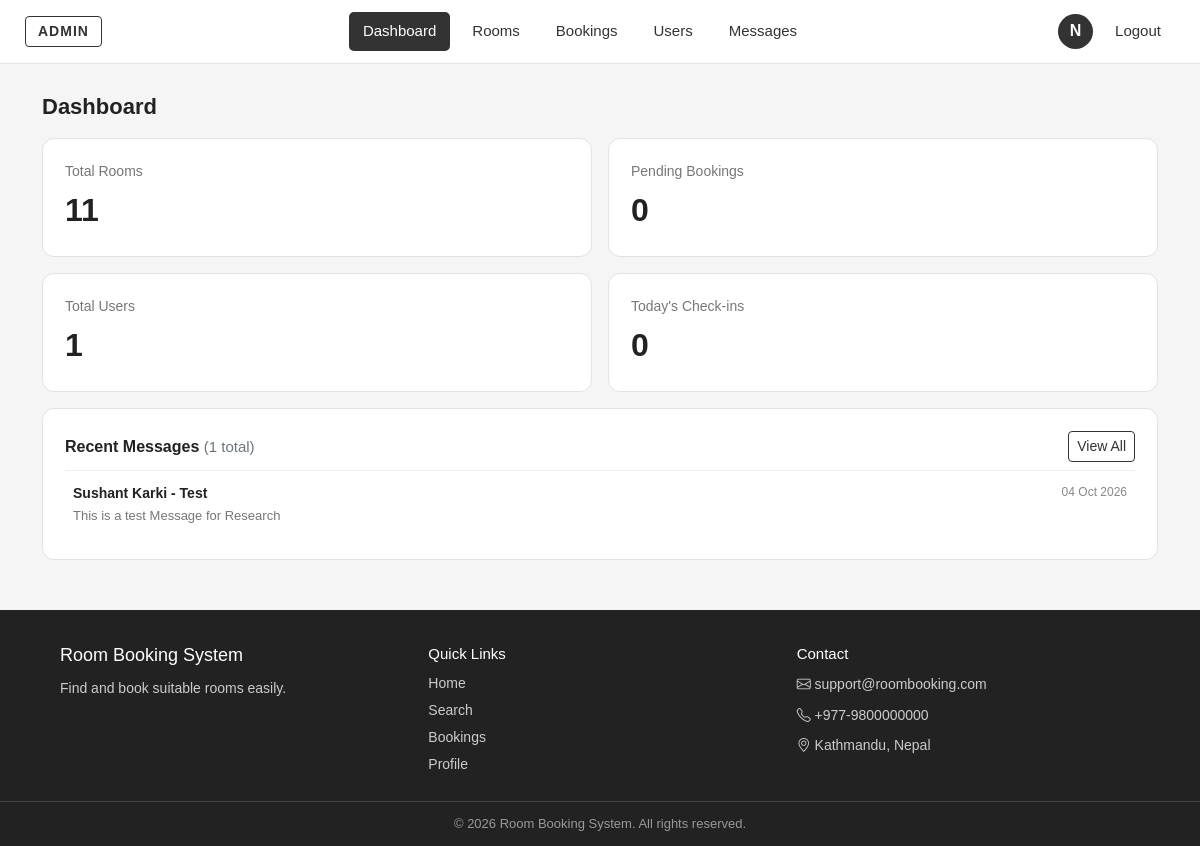
Page /Admins/admin_dashboard.php (signed in) on the committed database.
### tables this page shows
CREATE TABLE `contact_messages` (
  `message_id` int(11) NOT NULL,
  `user_id` int(11) DEFAULT NULL,
  `full_name` varchar(100) NOT NULL,
  `email` varchar(100) NOT NULL,
  `subject` varchar(100) NOT NULL,
  `message` text NOT NULL,
  `created_at` timestamp NOT NULL DEFAULT current_timestamp()
);

### Admins/admin_dashboard.php (the view, shortened to what this page needs)
<?php
include "admin_header.php";
$today = date('Y-m-d');
$result = mysqli_query($conn, "SELECT COUNT(*) FROM rooms");
$total_rooms = mysqli_fetch_row($result)[0];
$result = mysqli_query($conn, "SELECT COUNT(*) FROM bookings WHERE booking_status = 'Pending'");
$pending_bookings = mysqli_fetch_row($result)[0];
$result = mysqli_query($conn, "SELECT COUNT(*) FROM users");
$total_users = mysqli_fetch_row($result)[0];
$result = mysqli_query($conn, "SELECT COUNT(*) FROM bookings
                               WHERE check_in_date = '$today' AND booking_status = 'Approved'");
$todays_checkins = mysqli_fetch_row($result)[0];
$result = mysqli_query($conn, "SELECT COUNT(*) FROM contact_messages");
$total_messages = mysqli_fetch_row($result)[0];
$recent_messages = mysqli_query($conn, "SELECT full_name, subject, message, created_at
                                        FROM contact_messages
                                        ORDER BY message_id DESC
                                        LIMIT 5");
?>
<div class="page-top">
    <h1 class="page-title">Dashboard</h1>
</div>
<div class="row g-3">
    <div class="col-md-6">
        <div class="summary-card">
            <div class="label">Total Rooms</div>
            <div class="number"><?php echo $total_rooms; ?></div>
        </div>
    </div>
    <div class="col-md-6">
        <div class="summary-card">
            <div class="label">Pending Bookings</div>
            <div class="number"><?php echo $pending_bookings; ?></div>
        </div>
    </div>
    <div class="col-md-6">
        <div class="summary-card">
            <div class="label">Total Users</div>
            <div class="number"><?php echo $total_users; ?></div>
        </div>
    </div>
    <div class="col-md-6">
        <div class="summary-card">
            <div class="label">Today's Check-ins</div>
            <div class="number"><?php echo $todays_checkins; ?></div>
        </div>
    </div>
    <div class="col-12">
        <div class="box">
            <div class="d-flex justify-content-between align-items-center mb-2">
                <h2 class="box-title">Recent Messages <span class="count-text">(<?php echo $total_messages; ?> total)</span></h2>
                <a href="manage_messages.php" class="btn btn-outline-dark btn-sm">View All</a>
            </div>
            <?php if (mysqli_num_rows($recent_messages) > 0) { ?>
                <?php while ($message = mysqli_fetch_assoc($recent_messages)) { ?>
                    <a href="manage_messages.php" class="message-row">
                        <div class="d-flex justify-content-between gap-3">
                            <span class="message-title">
                                <?php echo htmlspecialchars($message['full_name']); ?> - <?php echo htmlspecialchars($message['subject']); ?>
                            </span>
                            <span class="message-date"><?php echo date('d M Y', strtotime($message['created_at'])); ?></span>
                        </div>
                        <div class="message-preview"><?php echo htmlspecialchars(mb_strimwidth($message['message'], 0, 100, '...')); ?></div>
                    </a>
                <?php } ?>
            <?php } else { ?>
                <p class="text-muted mb-0">No messages yet.</p>
            <?php } ?>
        </div>
    </div>
</div>
</div>
<?php $base = "../"; include "../Footer.php"; ?>
</body>
</html>

### Admins/admin.css (style rules this page uses)
body { font-family: Arial, sans-serif; background: #f5f5f5; color: #222222; min-height: 100vh; display: flex; flex-direction: column; }
.page-top { display: flex; justify-content: space-between; align-items: center; flex-wrap: wrap; gap: 10px; margin-bottom: 18px; }
.page-title { font-size: 22px; font-weight: bold; margin: 0; }
.count-text { font-size: 15px; font-weight: normal; color: #6c757d; }
.box-title { font-size: 16px; font-weight: bold; margin: 0; }
.box, .summary-card, .table-box, .admin-room-card { background: #fff; border: 1px solid #e2e2e2; border-radius: 12px; }
.box, .summary-card { padding: 22px; }
.summary-card { height: 100%; }
.summary-card .label { font-size: 14px; color: #777; margin-bottom: 4px; }
.summary-card .number { font-size: 32px; font-weight: bold; }
.btn-outline-dark { --bs-btn-color: #333; --bs-btn-border-color: #333; --bs-btn-hover-bg: #333; --bs-btn-hover-border-color: #333; --bs-btn-active-bg: #333; --bs-btn-active-border-color: #333; }
.message-row { display: block; padding: 12px 8px; border-top: 1px solid #eee; color: #222; text-decoration: none; }
.message-title { font-size: 14px; font-weight: bold; }
.message-date { font-size: 12px; color: #888; white-space: nowrap; }
.message-preview { font-size: 13px; color: #777; margin-top: 2px; }

### rows in the picture
contact_messages: full_name "Sushant Karki", subject "Test", created_at "04 Oct 2026", message "This is a test Message for Research"

### other values in the picture
$first_letter "N"
$total_rooms "11"
$pending_bookings "0"
$total_users "1"
$todays_checkins "0"
$total_messages "1"
